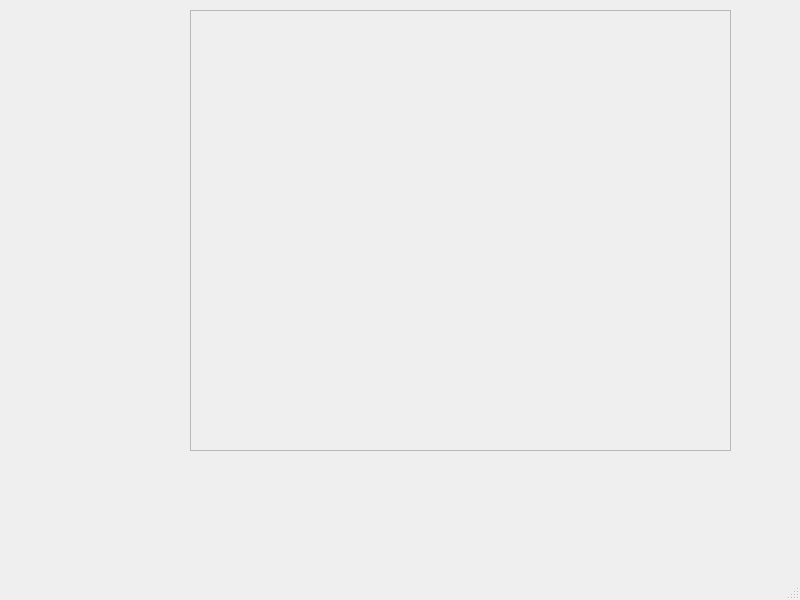
<?xml version="1.0" encoding="UTF-8"?>
<ui version="4.0">
 <class>database</class>
 <widget class="QMainWindow" name="database">
  <property name="geometry">
   <rect>
    <x>0</x>
    <y>0</y>
    <width>800</width>
    <height>600</height>
   </rect>
  </property>
  <property name="windowTitle">
   <string>MainWindow</string>
  </property>
  <widget class="QWidget" name="centralwidget">
   <widget class="QFrame" name="frame_2">
    <property name="geometry">
     <rect>
      <x>190</x>
      <y>10</y>
      <width>541</width>
      <height>441</height>
     </rect>
    </property>
    <property name="frameShape">
     <enum>QFrame::StyledPanel</enum>
    </property>
    <property name="frameShadow">
     <enum>QFrame::Raised</enum>
    </property>
   </widget>
  </widget>
  <widget class="QMenuBar" name="menubar">
   <property name="geometry">
    <rect>
     <x>0</x>
     <y>0</y>
     <width>800</width>
     <height>23</height>
    </rect>
   </property>
  </widget>
  <widget class="QStatusBar" name="statusbar"/>
 </widget>
 <resources/>
 <connections/>
</ui>
